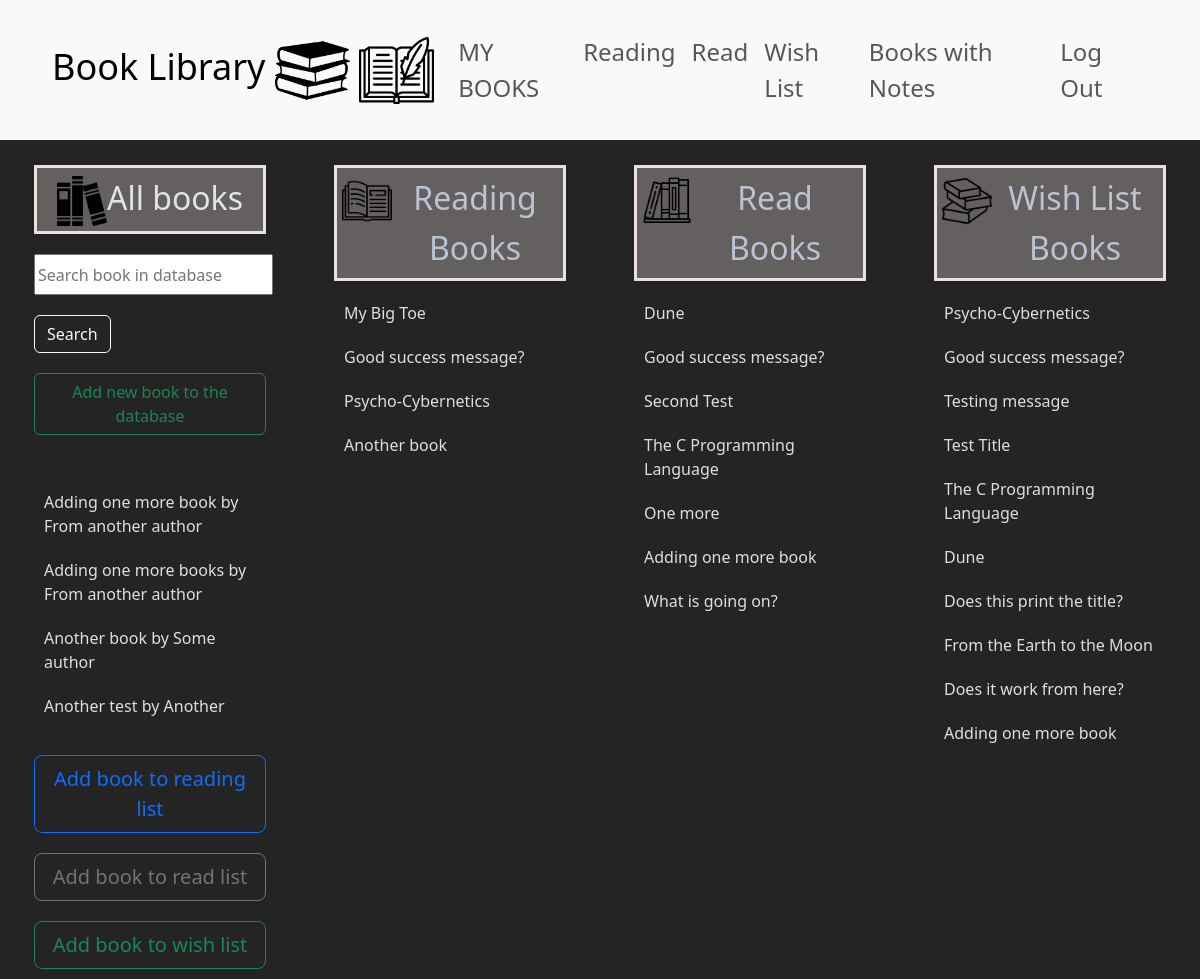
/my_books/ (signed in), run on the app's committed database.
### book_library/models.py (models this page shows, shortened)
class Book(models.Model):
    title = models.CharField(max_length=255)
    author = models.CharField(max_length=128)
    class Genre(models.IntegerChoices):
        SELF_IMPROVEMENT = 1
        BIOGRAPHY = 2
        ECONOMY = 3
        FICTION = 4
        SCIENCE = 5
        MINDSET = 6
        OTHER = 7
    genre = models.IntegerField(choices=Genre.choices)
    class Meta:
        constraints = [
            models.UniqueConstraint(fields=['title', 'author'], name='one unique title per author')
        ]

class Reading(models.Model):
    user = models.ForeignKey(User, blank=False, null=False, on_delete=models.CASCADE, related_name="reading_user")
    book = models.ForeignKey(Book, blank=False, null=False, on_delete=models.CASCADE, related_name="reading_book")
    why = models.TextField(blank=True, null=True, max_length=1024)
    started_reading = models.DateField(blank=True, null=True, auto_now_add=True)
    recommend = models.BooleanField(blank=True, null=True)
    class Meta:
        constraints = [
            models.UniqueConstraint(fields=['user', 'book'], name='one why per user/book reading')
        ]

class Read(models.Model):
    user = models.ForeignKey(User, blank=False, null=False, on_delete=models.CASCADE, related_name="read_user")
    book = models.ForeignKey(Book, blank=False, null=False, on_delete=models.CASCADE, related_name="read_book")
    why = models.TextField(blank=True, null=True, max_length=1024)
    started_reading = models.DateField(blank=True, null=True)
    recommend = models.BooleanField(blank=True, null=True)
    class Meta:
        constraints = [
            models.UniqueConstraint(fields=['user', 'book'], name='one why per user/book read')
        ]

class Wish(models.Model):
    user = models.ForeignKey(User, blank=False, null=False, on_delete=models.CASCADE, related_name="wish_user")
    book = models.ForeignKey(Book, blank=False, null=False, on_delete=models.CASCADE, related_name="wish_book")
    why = models.TextField(blank=True, null=True, max_length=1024)
    recommend = models.BooleanField(blank=True, null=True)
    class Meta:
        constraints = [
            models.UniqueConstraint(fields=['user', 'book'], name='one why per user/book wish')
        ]

### book_library/views.py (the view)
# urls.py: path("my_books/", views.my_books, name="my_books"),
def my_books(request):
    if request.user.is_authenticated:
        all_books = Book.objects.all().order_by("title")
        reading_books = Reading.objects.filter(user=request.user)
        read_books = Read.objects.filter(user=request.user)
        wish_books = Wish.objects.filter(user=request.user)
        context = {"all_books": all_books, "reading_books": reading_books, "read_books": read_books, "wish_books": wish_books}
        return render(request, "book_library/my_books.html", context)
    else:
        return HttpResponseRedirect(reverse("book_library:login"))

### book_library/templates/book_library/my_books.html (shortened to what this page needs)
{% extends "book_library/layout.html" %}
{% load static %}
{% block body %}
<div class="container-fluid">
    <div class="row">
        <div class="col col-lg-3 col-12">
            <div class="row">
                <div class="col">
                    <div class="container" id="search-div">
                        <h2><img src="{% static 'book_library/images/book-horizontal-stack.png' %}" height="50" width="50"></span>All books </h2>
                        <input type="search" id="search" placeholder="Search book in database">
                        <button class="btn btn-outline-light" id="search-button">Search</button>
                        <form action="{% url 'book_library:new_book' %}">
                            <button class="btn btn-outline-success">Add new book to the database</button>
                        </form>
                    </div>
                </div>
            </div>
            <div class="row">
                <div class="col">
                    <div class="container my-books-list" id="allbooks-div">
                        <ul id="menu">
                            {% for book in all_books %}
                                <li class="my_books-li" id="{{ book.id }}"><span class="book-title-span">{{ book.title }}</span> <span class="book-author-span">by {{ book.author }}</span></li>
                            {% endfor %}
                        </ul>
                    </div>
                </div>
            </div>
            <div class="row">
                <div class="col">
                    <div class="row">
                        <div class="col">
                            <div class="container d-grid gap-2">
                                <button class="btn btn-outline-primary btn-lg add-to-button" id="add-to-reading-button">Add book to reading list</button>
                            </div>
                        </div>
                    </div>
                    <div class="row">
                        <div class="col">
                            <div class="container d-grid gap-2">
                                <button class="btn btn-outline-secondary btn-lg add-to-button" id="add-to-read-button">Add book to read list</button>
                            </div>
                        </div>
                    </div>
                    <div class="row">
                        <div class="col">
                            <div class="container d-grid gap-2">
                                <button class="btn btn-outline-success btn-lg add-to-button" id="add-to-wish-button">Add book to wish list</button>
                            </div>
                        </div>
                    </div>
                </div>
            </div>
        </div>
        <div class="col col-lg-3 col-12">
            <div class="row">
                <div class="col">
                    <div class="container not-all-books-list" id="readingbooks-div">
                        <h2><a href="{% url 'book_library:user_list_of_books' 'reading_books' %}"><span class="float-start"><img src="{% static 'book_library/images/open-book.png' %}" height="50" width="50"></span>Reading Books</a></h2>
                        <ul id="readingbooksmenu">
                            {% for reading in reading_books %}
                                <li class="my_books-li">{{ reading.book.title }}</li>
                            {% endfor %}
                        </ul>
                    </div>
                </div>
            </div>
        </div>
        <div class="col col-lg-3 col-12">
            <div class="row">
                <div class="col">
                    <div class="container not-all-books-list" id="readbooks-div">
                        <h2><a href="{% url 'book_library:user_list_of_books' 'read_books' %}"><span class="float-start"><img src="{% static 'book_library/images/books.png' %}" height="50" width="50"></span>Read Books</a></h2>
                        <ul id="readbooksmenu">
                            {% for read in read_books %}
                                <li class="my_books-li">{{ read.book.title }}</li>
                            {% endfor %}
                        </ul>
                    </div>
                </div>
            </div>
        </div>
        <div class="col col-lg-3 col-12">
            <div class="row">
                <div class="col">
                    <div class="container not-all-books-list" id="wishbooks-div">
                        <h2><a href="{% url 'book_library:user_list_of_books' 'wish_books' %}"><span class="float-start"><img src="{% static 'book_library/images/stack-of-books.png' %}" height="50" width="50"></span>Wish List Books</a></h2>
                        <ul id="wishlistmenu">
                            {% for wish in wish_books %}
                                <li class="my_books-li">{{ wish.book.title }}</li>
                            {% endfor %}
                        </ul>
                    </div>
                </div>
            </div>
        </div>
    </div>
</div>
{% endblock %}

### book_library/static/book_library/style.css (style rules this page uses)
body { background-color: rgba(0, 0, 0, 0.86); color:rgba(237, 240, 243, 0.918) }
ul { list-style-type: none; margin: 0; padding: 0; }
.container > * { margin: 10px; }
.my_books-li { padding: 10px; }
.my-books-list { height: 250px; margin-bottom: 25px; margin-top: 25px; overflow-y: scroll; }
.not-all-books-list { margin-top: 0px; }
.not-all-books-list li { cursor: default; }
.not-all-books-list h2, #search-div h2 { margin-top: 25px; border: 3px solid rgb(234, 225, 222); background: rgb(100, 96, 95); box-shadow: 0 0 5px -1px rgba(0,0,0,0.2); cursor: pointer; vertical-align: middle; padding: 5px; text-align: center; line-height: 50px; }
#search-div h2 { cursor: default; }
.not-all-books-list a { text-decoration: none; color: #d1ddf1cb; }
#menu li { cursor: pointer; }
#search { height: 40.333px; }

### data on the page
Book: title "Adding one more book", author "From another author"
Book: title "Adding one more books", author "From another author"
Book: title "Another book", author "Some author"
Book: title "Another test", author "Another…"
Reading: book "My Big Toe"
Reading: book "Good success message?"
Reading: book "Psycho-Cybernetics"
Reading: book "Another book"
Read: book "Dune"
Read: book "Good success message?"
Read: book "Second Test"
Read: book "The C Programming Language"
Read: book "One more"
Read: book "Adding one more book"
Read: book "What is going on?"
Wish: book "Psycho-Cybernetics"
Wish: book "Good success message?"
Wish: book "Testing message"
Wish: book "Test Title"
Wish: book "The C Programming Language"
Wish: book "Dune"
Wish: book "Does this print the title?"
Wish: book "From the Earth to the Moon"
Wish: book "Does it work from here?"
Wish: book "Adding one more book"
